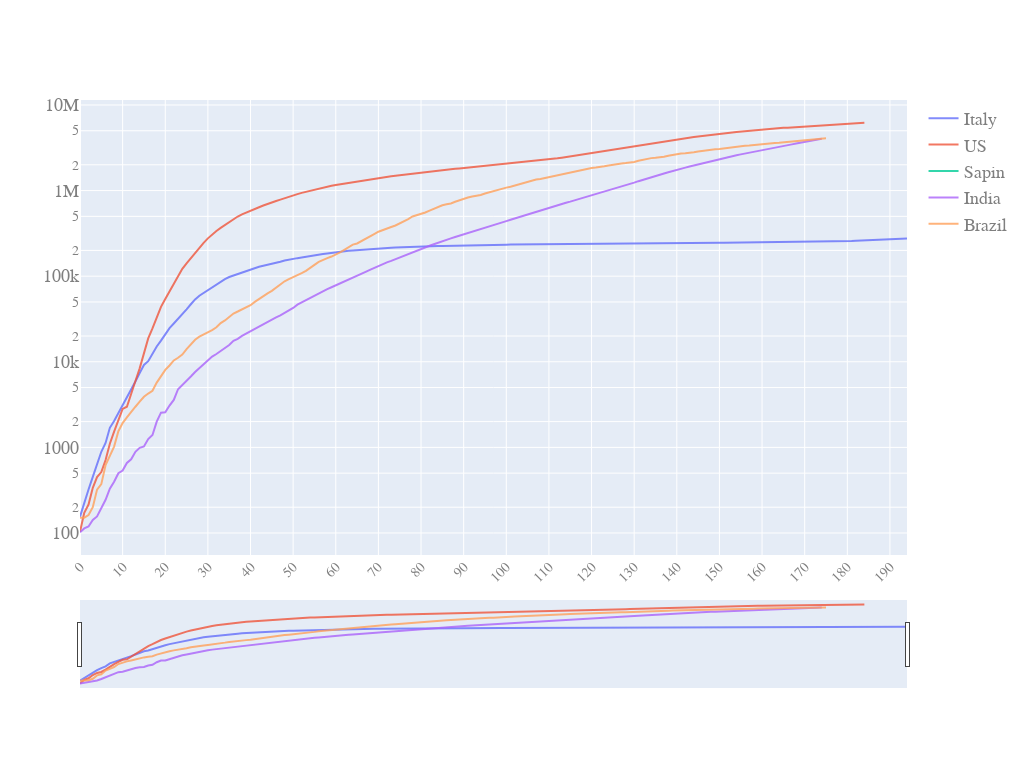

Here is the notebook cell this chart was saved with:
### Code cell
quick_plot(pd_sync_timelines.date,
          pd_sync_timelines.iloc[:,:-1],
          y_scale='log',
          slider=True)

### Figure 1 — Plotly figure (JSON) as saved in the notebook; plotly's stock layout.template omitted (floating-point values rounded to 4 significant figures; data arrays with more than 128 entries replaced by an {"elided": "..."} marker saying what was removed)
{"data": [{"name": "Italy", "opacity": 0.8, "type": "scatter", "x": {"elided": "195 int values"}, "y": {"elided": "195 int values"}}, {"name": "US", "opacity": 0.8, "type": "scatter", "x": {"elided": "195 int values"}, "y": {"elided": "195 int values"}}, {"name": "Sapin", "opacity": 0.8, "type": "scatter", "x": {"elided": "195 int values"}, "y": {"elided": "195 null values"}}, {"name": "India", "opacity": 0.8, "type": "scatter", "x": {"elided": "195 int values"}, "y": {"elided": "195 int values"}}, {"name": "Brazil", "opacity": 0.8, "type": "scatter", "x": {"elided": "195 int values"}, "y": {"elided": "195 int values"}}], "layout": {"autosize": true, "font": {"color": "#7f7f7f", "family": "PT Sans, monospace", "size": 18}, "height": 768, "width": 1024, "xaxis": {"nticks": 20, "rangeslider": {"visible": true}, "tickangle": -45, "tickfont": {"color": "#7f7f7f", "size": 14}}, "yaxis": {"type": "log"}}}
